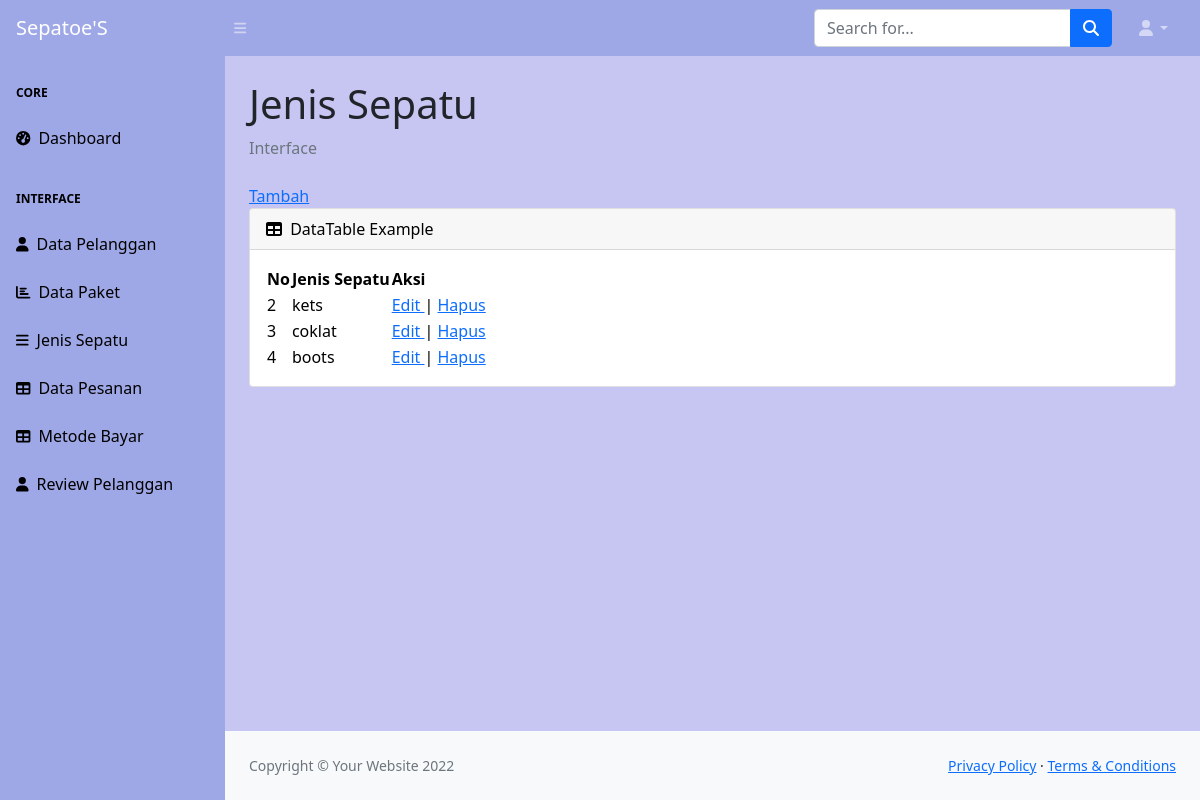
The page /admin/Jenis-sepatu.php on the database its author committed.
### tables this page shows
CREATE TABLE `tb_jenis` (
  `id` int(11) NOT NULL,
  `nama` varchar(255) NOT NULL
);

### admin/Jenis-sepatu.php (the view, shortened to what this page needs)
<?php
include '../koneksi.php';
$sql = mysqli_query($conn, "SELECT * FROM tb_jenis");
?>
<!DOCTYPE html>
<html lang="en">
    <head>
        <link href="https://cdn.jsdelivr.net/npm/simple-datatables@latest/dist/style.css" rel="stylesheet" />
        <link href="css/styles.css" rel="stylesheet" />
    </head>
    <body class="sb-nav-fixed">
        <nav class="sb-topnav navbar navbar-expand navbar-dark" style="background-color: #9FA8E7;">
            <a class="navbar-brand ps-3" href="index.html">Sepatoe'S</a>
            <button class="btn btn-link btn-sm order-1 order-lg-0 me-4 me-lg-0" id="sidebarToggle" href="#!"><i class="fas fa-bars"></i></button>
            <form class="d-none d-md-inline-block form-inline ms-auto me-0 me-md-3 my-2 my-md-0">
                <div class="input-group">
                    <input class="form-control" type="text" placeholder="Search for..." aria-label="Search for..." aria-describedby="btnNavbarSearch" />
                    <button class="btn btn-primary" id="btnNavbarSearch" type="button"><i class="fas fa-search"></i></button>
                </div>
            </form>
            <ul class="navbar-nav ms-auto ms-md-0 me-3 me-lg-4">
                <li class="nav-item dropdown">
                    <a class="nav-link dropdown-toggle" id="navbarDropdown" href="#" role="button" data-bs-toggle="dropdown" aria-expanded="false"><i class="fas fa-user fa-fw"></i></a>
                </li>
            </ul>
        </nav>
        <div id="layoutSidenav" style="background-color: #C7C6F3;">
            <div id="layoutSidenav_nav">
                <nav class="sb-sidenav accordion sb-sidenav-dark" id="sidenavAccordion" style="background-color: #9FA8E7;">
                    <div class="sb-sidenav-menu">
                        <div class="nav" >
                            <div class="sb-sidenav-menu-heading" style="color: black;">Core</div>
                            <a class="nav-link" href="index.html" style="color: black;">
                                <div class="sb-nav-link-icon"><i class="fas fa-tachometer-alt" style="color: black;"></i></div>
                                Dashboard
                            </a>
                            <div class="sb-sidenav-menu-heading" style="color: black;">Interface</div>
                            <a class="nav-link" href="Data-pelanggan.php" style="color: black;">
                                <div class="sb-nav-link-icon"><i class="fas fa-user" style="color: black;"></i></div>
                                Data Pelanggan
                            </a>
                            <a class="nav-link" href="Data-paket.php" style="color: black;">
                                <div class="sb-nav-link-icon"><i class="fas fa-chart-bar" style="color: black;"></i></div>
                                Data Paket
                            </a>
                            <a class="nav-link" href="Jenis-sepatu"style="color: black;">
                                <div class="sb-nav-link-icon"><i class="fas fa-bars"style="color: black;"></i></div>
                                Jenis Sepatu
                            </a>
                            <a class="nav-link" href="Data-Pesanan.php"style="color: black;">
                                <div class="sb-nav-link-icon"><i class="fas fa-table"style="color: black;"></i></div>
                                Data Pesanan
                            </a>
                            <a class="nav-link" href="Metode-bayar.php"style="color: black;">
                                <div class="sb-nav-link-icon"><i class="fas fa-table"style="color: black;"></i></div>
                                Metode Bayar
                            </a>
                            <a class="nav-link" href="Review-pelanggan.php"style="color: black;">
                                <div class="sb-nav-link-icon"><i class="fas fa-user"style="color: black;"></i></div>
                                Review Pelanggan
                            </a>
                        </div>
                </nav>
            </div>
            <div id="layoutSidenav_content">
                <main>
                    <div class="container-fluid px-4">
                        <h1 class="mt-4">Jenis Sepatu</h1>
                        <ol class="breadcrumb mb-4">
                            <li class="breadcrumb-item active">Interface</li>
                        </ol>
                        <a href="jen_tambah.php"> Tambah</a>
                        <div class="card mb-4" style="color: black;">
                            <div class="card-header">
                                <i class="fas fa-table me-1"></i>
                                DataTable Example
                            </div>
                            <div class="card-body">
                                <table id="datatablesSimple">
                                    <thead>
                                        <tr>
                                            <th>No</th>
                                            <th>Jenis Sepatu</th>
                                            <th>Aksi</th>
                                        </tr>
                                    </thead>
                                    <tbody>
                                        <?php
                                    foreach($sql as $s){
                                        ?>
                                        <tr>
                                            <td><?=$s['id'] ?></td>
                                            <td><?=$s['nama'] ?></td>
                                            <td><a href="jen_edit.php?id=<?=$s['id'] ?>">Edit </a> | <a href="jen_hapus.php?id=<?=$s['id']?>">Hapus</a> </td>
                                        </tr>
                                        <?php
                                    }
                                    ?>
                                    </tbody>
                                </table>
                            </div>
                        </div>
                    </div>
                </main>
                <footer class="py-4 bg-light mt-auto">
                    <div class="container-fluid px-4">
                        <div class="d-flex align-items-center justify-content-between small">
                            <div class="text-muted">Copyright &copy; Your Website 2022</div>
                            <div>
                                <a href="#">Privacy Policy</a>
                                &middot;
                                <a href="#">Terms &amp; Conditions</a>
                            </div>
                        </div>
                    </div>
                </footer>
            </div>
        </div>
    </body>
</html>

### rows shown on the page
tb_jenis: id "2", nama "kets"
tb_jenis: id "3", nama "coklat"
tb_jenis: id "4", nama "boots"
